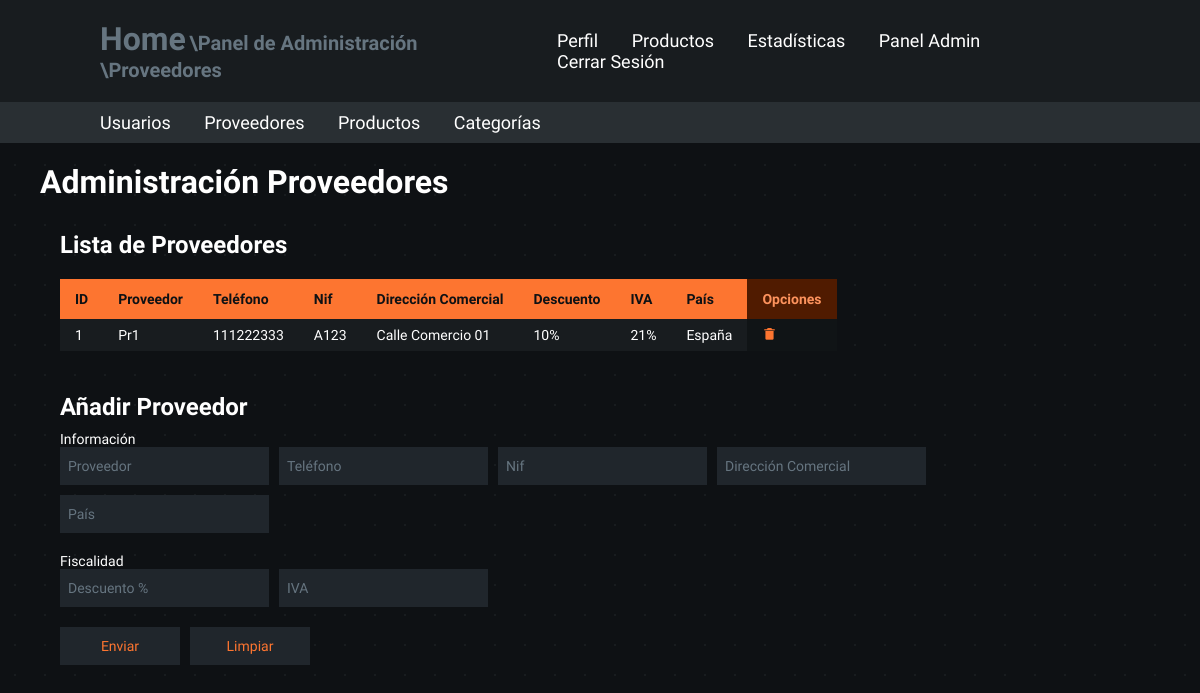
Page /admin-panel/suppliers (signed in) on the earlier database version.
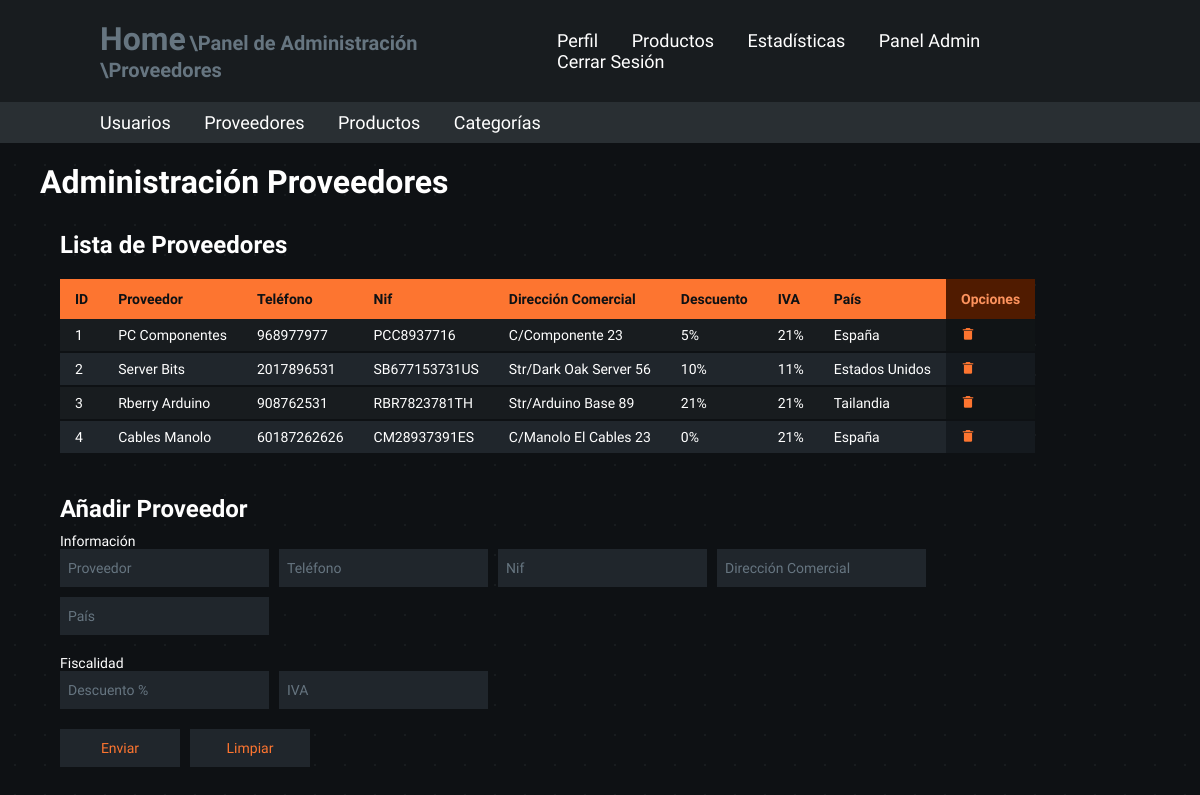
Same page on the later database version.
### models.py (models this page shows, shortened)
class Suppliers(db.Base):
    __tablename__ = "suppliers"
    supplier_id = Column(Integer, primary_key=True)
    supplier_name = Column(String(255), nullable=False, server_default="unidentified_supplier")
    supplier_phone = Column(Integer, nullable=False, server_default="0000")
    supplier_commercial_address = Column(String(255), nullable=False, server_default="unidentified_comercial_address")
    supplier_country = Column(String(255), nullable=False, server_default="unidentified_country")
    supplier_nif = Column(String(255), nullable=False, server_default="unidentified_nif")
    supplier_discount = Column(Integer, nullable=False, server_default="0")
    supplier_iva = Column(Integer, nullable=False, server_default="0")

### app.py (the view)
@app.route("/admin-panel/suppliers")
@admin_login_required
def admin_panel_suppliers():
    registered_suppliers = db.session.query(Suppliers).order_by(Suppliers.supplier_id)
    return render_template("admin_suppliers.html", is_admin=session["is_admin"],
                           registered_suppliers=registered_suppliers)

### app.py (called while the page is built)
@app.before_request
def validate_session():
    if request.endpoint == 'static':
        return
    time.sleep(0.3)
    if 'user_id' in session:
        user = db.session.query(Users).filter_by(user_id=session['user_id']).first()
        if not user:
            session.clear()
            flash("Sesión Expirada", "warning")
            return redirect(url_for("login"))
        elif user.role_id != session.get('role_id'):
            session['role_id'] = user.role_id
            session['is_admin'] = user.role_id == 0

def admin_login_required(original_function):
    @wraps(original_function)
    def decorated_function(*args, **kwargs):
        redirect_url = None
        if 'user_id' not in session:
            print("Not Logged In")
            return redirect(url_for('login'))
        user = db.session.query(Users).filter_by(user_id=session['user_id']).first()
        if not user or user.role_id != 0:
            print("Insufficient Roles")
            redirect_url = url_for('home')
        if redirect_url:
            return redirect(redirect_url)
        return original_function(*args, **kwargs)
    return decorated_function

### templates/admin_suppliers.html (shortened to what this page needs)
<!DOCTYPE html>
<html lang="es">
<head>
    <link rel="stylesheet" href="/static/variables.css">
    <link rel="stylesheet" href="/static/main.css">
    <link rel="stylesheet" href="/static/containers.css">
    <link rel="stylesheet" href="/static/navbars.css">
    <link rel="stylesheet" href="/static/tables.css">
    <link rel="stylesheet" href="/static/fonts.css">
    <link rel="stylesheet" href="/static/forms.css">
    <link href='https://unpkg.com/boxicons@2.1.4/css/boxicons.min.css' rel='stylesheet'>
</head>
<body class="general-body">
    <header class="header">
        <span>
            <a href="/" class="home">Home</a>
            <a href="/admin-panel" class="subrute"> \Panel de Administración</a>
            <a href="/admin-panel/suppliers" class="subrute"> \Proveedores</a>
        </span>
        <nav class="navbar">
            <a href="/profile">Perfil</a>
            <a href="/products">Productos</a>
            <a href="/statistics">Estadísticas</a>
            {% if is_admin == True %}
                <a href="/admin-panel">Panel Admin</a>
            {% endif %}
            <a class="log-out" href="/cerrar-login">Cerrar Sesión</a>
        </nav>
    </header>
    <header class="admin-header">
        <nav class="admin-navbar">
            <a href="/admin-panel/users">Usuarios</a>
            <a href="/admin-panel/suppliers">Proveedores</a>
            <a href="/admin-panel/products">Productos</a>
            <a href="/admin-panel/categories">Categorías</a>
        </nav>
    </header>
    <section class="container-type-1">
        <h1>Administración Proveedores</h1>
    </section>
    <section class="container-type-1 flex-container flex-jst-sb">
        <article class="container-type-1 no-margin full-width">
            <section class="container-type-1 flex-container flex-column no-margin">
                <h2>Lista de Proveedores</h2>
                <section class="container-type-2 overflow">
                    <table class="table-type-1 no-table-margin table-sticky-header alternate hover">
                        <thead>
                            <tr>
                                <th class="th-title">ID</th>
                                <th class="th-title">Proveedor</th>
                                <th class="th-title">Teléfono</th>
                                <th class="th-title">Nif</th>
                                <th class="th-title">Dirección Comercial</th>
                                <th class="th-title">Descuento</th>
                                <th class="th-title">IVA</th>
                                <th class="th-title">País</th>
                                <th class="th-option">Opciones</th>
                            </tr>
                        </thead>
                        <tbody>
                            {% if registered_suppliers %}
                            {% for supplier in registered_suppliers %}
                            <tr>
                                <td>{{supplier.supplier_id}}</td>
                                <td>{{supplier.supplier_name}}</td>
                                <td>{{supplier.supplier_phone}}</td>
                                <td>{{supplier.supplier_nif}}</td>
                                <td>{{supplier.supplier_commercial_address}}</td>
                                <td>{{supplier.supplier_discount}}%</td>
                                <td>{{supplier.supplier_iva}}%</td>
                                <td>{{supplier.supplier_country}}</td>
                                <td class="td-option">
                                    <form action="/admin-panel/suppliers/delete-supplier/{{ supplier.supplier_id }}" method="POST" class="option-subform">
                                        <button type="submit">
                                            <i class='bx bxs-trash-alt'></i>
                                        </button>
                                    </form>
                                </td>
                            </tr>
                            {% endfor %}
                            {% endif %}
                        </tbody>
                    </table>
                </section>
            </section>
        </article>
    </section>
    <section class="container-type-1 flex-container">
        <article class="no-margin">
            <h2>Añadir Proveedor</h2>
            <form action="/admin-panel/suppliers/add-supplier" method="POST" class="table-form-type-1">
                <fieldset class="flex-container">
                    <legend>Información</legend>
                    <section>
                        <input type="text" id="name_input" placeholder="Proveedor" name="txtSupplierName" required autocomplete="off">
                    </section>
                    <section>
                        <input type="tel" id="phone_input" placeholder="Teléfono" name="txtSupplierPhone" required autocomplete="off" pattern="[0-9]+">
                    </section>
                    <section>
                        <input type="text" id="nif_input" placeholder="Nif" name="txtSupplierNif" required autocomplete="off">
                    </section>
                    <section>
                        <input type="text" id="direction_input" placeholder="Dirección Comercial" name="txtSupplierAddress" required autocomplete="off">
                    </section>
                    <section>
                        <input type="text" id="country_input" placeholder="País" name="txtSupplierCountry" required autocomplete="off">
                    </section>
                </fieldset>
                <fieldset class="flex-container">
                    <legend>Fiscalidad</legend>
                    <section>
                        <input type="number" id="discount_input" placeholder="Descuento %" name="txtSupplierDiscount" required autocomplete="off">
                    </section>
                    <section>
                        <input type="number" id="iva_input" placeholder="IVA" name="txtSupplierIva" required autocomplete="off">
                    </section>
                </fieldset>
                <fieldset>
                    <section class="flex-container">
                        <section>
                            <button type="submit">Enviar</button>
                        </section>
                        <section>
                            <button type="reset">Limpiar</button>
                        </section>
                    </section>
                </fieldset>
                <fieldset>
                    <section id="error-message" class="general-form-message error">
                    </section>
                    <section id="success-message" class="general-form-message success">
                    </section>
                </fieldset>
            </form>
        </article>
    </section>
</body>
</html>

### static/variables.css (style rules this page uses)
:root { --background-gray: #0e1114; --background-details: #181c1f; --unregistered-background-details: rgba(255, 255, 255, 0.05); --t04-gray: rgba(255, 255, 255, 0.4); --t02-gray: rgba(255, 255, 255, 0.2); --t1-white: rgba(255, 255, 255, 1); --error-red: rgb(239 68 68); --success-green: rgb(122, 239, 68); --warning-yellow: rgb(236, 218, 52); --delete-red: rgb(197, 17, 17); --delete-red-c: rgb(235, 38, 38); --light-gray: #b3b3b3; --main-gray: #181c1f; --main-gray-c: #292f33; --bgray-1: #181c1f; --bgray-1-c: #101416; --bgray-2: #20262c; --bgray-2-c: #151a1f; --bgray-3: #0e1114; --bgray-4: #3a454d; --bgray-5: #667580; --main-orange: #fd7530; --pale-orange: #fd935d; --dark-orange: #501b00; --main-green: #30fd30; --pale-green: #3dff57; --dark-green: #005004; --main-blue: #4632fc; --pale-blue: #5c51ff; --dark-blue: #0c0050; --main-magenta: #eb28fd; --pale-magenta: #ff51f6; --dark-magenta: #470050; --highlight-red: rgb(239 68 68); }

### static/main.css (style rules this page uses)
* { margin: 0; padding: 0; box-sizing: border-box; font-family: "Lexend", Arial, Helvetica, sans-serif; color: var(--t1-white); }
body { min-height: 100dvh; background-color: var(--background-gray); }
.general-body { background-size: 30px 30px; background-image: radial-gradient(circle, var(--background-details) 1px, var(--background-gray) 1px); }
header { top: 0; left: 0; width: 100%; padding: 20px 100px; margin: 0; }
.header { background: var(--main-gray); display: flex; justify-content: space-between; align-items: center; z-index: 100; }
.admin-header { background: var(--main-gray-c); display: flex; justify-content: space-between; align-items: center; z-index: 100; padding: 10px 100px; }

### static/containers.css (style rules this page uses)
.container-type-1 { margin: 20px 40px; max-height: 500px; }
.container-type-2 { margin: 10px 20px; max-height: 500px; }
.overflow { flex: 1 1 auto; overflow-y: auto; width: fit-content; scrollbar-color: var(--main-orange) transparent; scroll-behavior: smooth; }
.no-margin { margin: 0; }
.full-width { width: 100%; }
.flex-container { display: flex; }
.flex-column { flex-direction: column; }
.flex-jst-sb { justify-content: space-between; }

### static/navbars.css (style rules this page uses)
.navbar a { position: relative; font-size: 18px; color: var(--t1-white); font-weight: 500; text-decoration: none; margin-left: 30px; transition: .3s; white-space: nowrap; }
.admin-navbar a { position: relative; font-size: 18px; color: var(--t1-white); font-weight: 500; text-decoration: none; margin-right: 30px; transition: .3s; }
.home { color: var(--bgray-5); font-size: 32px; text-decoration: none; font-weight: 700; transition: .3s; }
.subrute { color: var(--bgray-5); font-size: 20px; text-decoration: none; font-weight: 700; transition: .3s; }

### static/tables.css (style rules this page uses)
.table-type-1 { margin: 10px 20px; border-collapse: collapse; width: 100%; min-width: 670px; position: relative; }
.table-type-1 thead tr .th-title { background-color: var(--main-orange); text-align: left; color: var(--bgray-3); font-weight: 700; }
.table-type-1 thead tr .th-option { background-color: var(--dark-orange); text-align: left; color: var(--pale-orange); font-weight: 700; }
.table-type-1 tbody tr { background-color: var(--bgray-1); border-bottom: 2px solid var(--bgray-3); }
.table-type-1.alternate tbody tr:nth-of-type(even) { background-color: var(--bgray-2); }
.table-type-1 tbody tr .td-option { background-color: var(--bgray-1-c); border-bottom: 2px solid var(--bgray-3); transition: 0.2s; }
.table-type-1.alternate tbody tr:nth-of-type(even) .td-option { background-color: var(--bgray-2-c); }
.table-type-1 tbody td { padding: 8px 15px; transition: 0.2s; }
.table-type-1 thead th { padding: 12px 15px; }
.table-sticky-header th { position: sticky; top: 0; }
.no-table-margin { margin: 0; }

Differences in the rows shown:
changed Suppliers id 1: supplier_name "Pr1" → "PC Componentes"; supplier_phone "111222333" → "968977977"; supplier_nif "A123" → "PCC8937716"; supplier_commercial_address "Calle Comercio 01" → "C/Componente 23"; supplier_discount "10" → "5"
added Suppliers: supplier_id "2", supplier_name "Server Bits", supplier_phone "2017896531", supplier_nif "SB677153731US", supplier_commercial_address "Str/Dark Oak Server 56", supplier_discount "10", supplier_iva "11", supplier_country "Estados Unidos"
added Suppliers: supplier_id "3", supplier_name "Rberry Arduino", supplier_phone "908762531", supplier_nif "RBR7823781TH", supplier_commercial_address "Str/Arduino Base 89", supplier_discount "21", supplier_iva "21", supplier_country "Tailandia"
added Suppliers: supplier_id "4", supplier_name "Cables Manolo", supplier_phone "60187262626", supplier_nif "CM28937391ES", supplier_commercial_address "C/Manolo El Cables 23", supplier_discount "0", supplier_iva "21", supplier_country "España"
